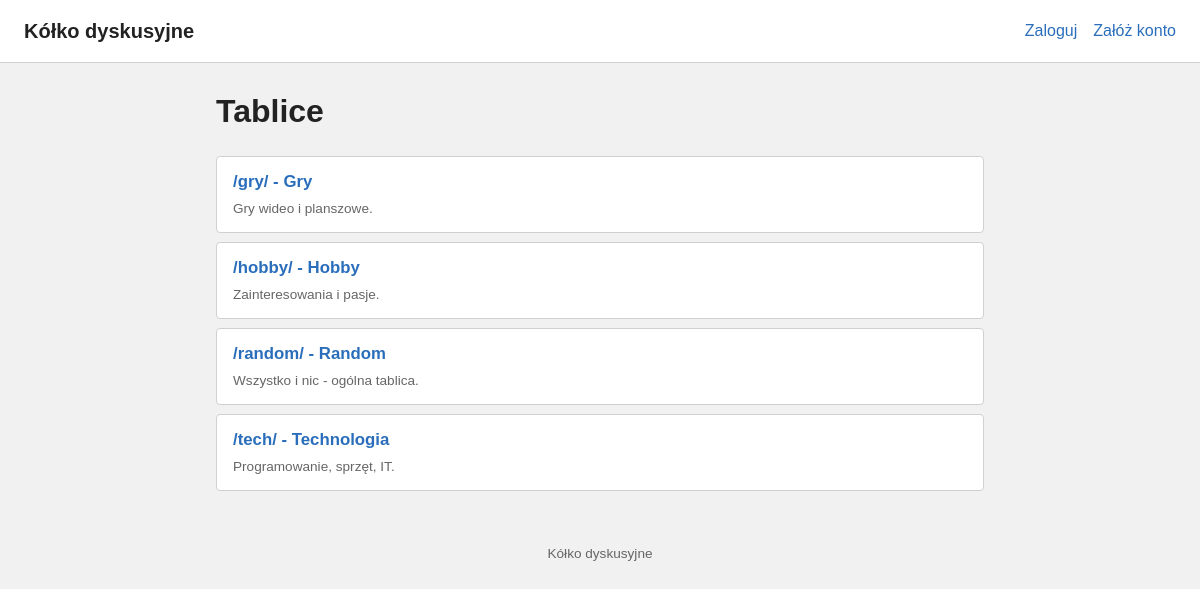
The page / on the database its author committed.
### boards/models.py (models this page shows, shortened)
class Board(models.Model):
    slug = models.SlugField('skrot', max_length=20, unique=True)
    name = models.CharField('nazwa', max_length=100)
    description = models.CharField('opis', max_length=255, blank=True)
    nsfw = models.BooleanField('NSFW', default=False)
    max_threads = models.PositiveIntegerField(
        'maks. wątków na tablicy', default=150,
        help_text='Najstarsze wątki powyżej tego limitu trafiają do archiwum.',
    )
    post_counter = models.PositiveBigIntegerField('licznik postow', default=0)
    is_active = models.BooleanField('aktywna', default=True)
    created_at = models.DateTimeField('utworzono', auto_now_add=True)
    class Meta:
        verbose_name = 'tablica'
        verbose_name_plural = 'tablice'
        ordering = ['slug']

### boards/views.py (the view)
# urls.py: path('', views.board_list, name='board_list'),
def board_list(request):
    boards = Board.objects.filter(is_active=True)
    return render(request, 'boards/board_list.html', {'boards': boards})

### templates/boards/board_list.html (shortened to what this page needs)
{% extends "base.html" %}
{% block content %}
    <h1>Tablice</h1>
    <ul class="board-list">
        {% for board in boards %}
            <li class="board-list__item">
                <a class="board-list__link" href="{% url 'boards:board_detail' slug=board.slug %}">/{{ board.slug }}/ - {{ board.name }}</a>
                {% if board.description %}<p class="board-list__description">{{ board.description }}</p>{% endif %}
            </li>
        {% empty %}
            <li>Brak tablic.</li>
        {% endfor %}
    </ul>
{% endblock %}

### templates/base.html (shortened to what this page needs)
{% load static %}
<!DOCTYPE html>
<html lang="pl" data-theme="{% if user.is_authenticated %}{{ user.theme }}{% else %}light{% endif %}">
<head>
    <link rel="stylesheet" href="{% static 'css/style.css' %}">
</head>
<body>
    <header class="site-header">
        <a class="site-title" href="{% url 'boards:board_list' %}">Kółko dyskusyjne</a>
        <nav class="site-nav">
            {% if user.is_authenticated %}
                <a href="{{ user.get_absolute_url }}">{{ user.username }}</a>
                <a href="{% url 'accounts:settings' %}">Ustawienia</a>
                <form class="inline-form" method="post" action="{% url 'accounts:logout' %}">
                    {% csrf_token %}
                    <button type="submit" class="link-button">Wyloguj</button>
                </form>
            {% else %}
                <a href="{% url 'accounts:login' %}">Zaloguj</a>
                <a href="{% url 'accounts:signup' %}">Załóż konto</a>
            {% endif %}
        </nav>
    </header>
    <main class="container">
        {% block content %}{% endblock %}
    </main>
    <footer class="site-footer">
        <p>Kółko dyskusyjne</p>
    </footer>
</body>
</html>

### static/css/style.css (style rules this page uses)
:root { --color-bg: #f1f1f1; --color-surface: #ffffff; --color-border: #d0d0d0; --color-text: #222222; --color-muted: #666666; --color-accent: #2a6ebb; --color-pinned: #fff6d8; --color-nsfw: #c0392b; }
* { box-sizing: border-box; }
body { margin: 0; font-family: Arial, Helvetica, sans-serif; background: var(--color-bg); color: var(--color-text); line-height: 1.5; }
a { color: var(--color-accent); text-decoration: none; }
.site-header { background: var(--color-surface); border-bottom: 1px solid var(--color-border); padding: 1rem 1.5rem; }
.site-title { font-size: 1.25rem; font-weight: bold; color: var(--color-text); }
.container { max-width: 800px; margin: 1.5rem auto; padding: 0 1rem; }
.site-footer { text-align: center; color: var(--color-muted); padding: 1rem; font-size: 0.85rem; }
.board-list, .thread-list, .post-list { list-style: none; padding: 0; margin: 0; }
.board-list__item, .thread-list__item { background: var(--color-surface); border: 1px solid var(--color-border); border-radius: 4px; padding: 0.75rem 1rem; margin-bottom: 0.6rem; }
.board-list__link, .thread-list__link { font-weight: bold; font-size: 1.05rem; }
.board-list__description, .thread-list__meta { margin: 0.3rem 0 0; color: var(--color-muted); font-size: 0.85rem; }
.site-header { display: flex; flex-wrap: wrap; align-items: center; justify-content: space-between; gap: 0.5rem; }
.site-nav { display: flex; align-items: center; gap: 1rem; }

### rows shown on the page
Board: slug "gry", name "Gry", description "Gry wideo i planszowe."
Board: slug "hobby", name "Hobby", description "Zainteresowania i pasje."
Board: slug "random", name "Random", description "Wszystko i nic - ogólna tablica."
Board: slug "tech", name "Technologia", description "Programowanie, sprzęt, IT."
